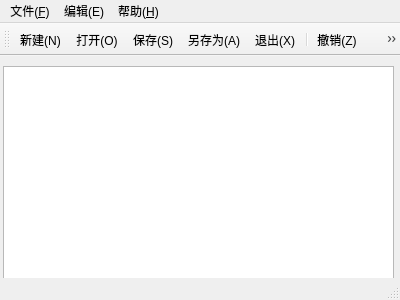
<?xml version="1.0" encoding="UTF-8"?>
<ui version="4.0">
 <class>MainWindow</class>
 <widget class="QMainWindow" name="MainWindow">
  <property name="geometry">
   <rect>
    <x>0</x>
    <y>0</y>
    <width>400</width>
    <height>300</height>
   </rect>
  </property>
  <property name="windowTitle">
   <string>MainWindow</string>
  </property>
  <widget class="QWidget" name="centralWidget">
   <widget class="QTextEdit" name="textEdit">
    <property name="geometry">
     <rect>
      <x>3</x>
      <y>10</y>
      <width>391</width>
      <height>241</height>
     </rect>
    </property>
   </widget>
  </widget>
  <widget class="QMenuBar" name="menuBar">
   <property name="geometry">
    <rect>
     <x>0</x>
     <y>0</y>
     <width>400</width>
     <height>23</height>
    </rect>
   </property>
   <widget class="QMenu" name="menu_F">
    <property name="title">
     <string>文件(&amp;F)</string>
    </property>
    <addaction name="action_new"/>
    <addaction name="action_open"/>
    <addaction name="separator"/>
    <addaction name="action_close"/>
    <addaction name="action_save"/>
    <addaction name="separator"/>
    <addaction name="action_saveas"/>
    <addaction name="action_exit"/>
   </widget>
   <widget class="QMenu" name="menu_E">
    <property name="title">
     <string>编辑(E)</string>
    </property>
    <addaction name="action_undo"/>
    <addaction name="action_cut"/>
    <addaction name="action_copy"/>
    <addaction name="action_paste"/>
    <addaction name="action_find"/>
   </widget>
   <widget class="QMenu" name="menu_H">
    <property name="title">
     <string>帮助(&amp;H)</string>
    </property>
    <addaction name="action_version"/>
    <addaction name="action_font"/>
    <addaction name="action_color"/>
   </widget>
   <addaction name="menu_F"/>
   <addaction name="menu_E"/>
   <addaction name="menu_H"/>
  </widget>
  <widget class="QToolBar" name="mainToolBar">
   <attribute name="toolBarArea">
    <enum>TopToolBarArea</enum>
   </attribute>
   <attribute name="toolBarBreak">
    <bool>false</bool>
   </attribute>
   <addaction name="action_new"/>
   <addaction name="action_open"/>
   <addaction name="action_save"/>
   <addaction name="action_saveas"/>
   <addaction name="action_exit"/>
   <addaction name="separator"/>
   <addaction name="action_undo"/>
   <addaction name="action_cut"/>
   <addaction name="separator"/>
  </widget>
  <widget class="QStatusBar" name="statusBar"/>
  <action name="action_new">
   <property name="checkable">
    <bool>true</bool>
   </property>
   <property name="icon">
    <iconset resource="editbook.qrc">
     <normaloff>:/MyImage/MyImage/stock_new-text.png</normaloff>:/MyImage/MyImage/stock_new-text.png</iconset>
   </property>
   <property name="text">
    <string>新建(&amp;N)</string>
   </property>
   <property name="toolTip">
    <string>新建(N)</string>
   </property>
   <property name="shortcut">
    <string>Ctrl+N</string>
   </property>
  </action>
  <action name="action_open">
   <property name="icon">
    <iconset resource="editbook.qrc">
     <normaloff>:/MyImage/MyImage/fileopen.png</normaloff>:/MyImage/MyImage/fileopen.png</iconset>
   </property>
   <property name="text">
    <string>打开(&amp;O)</string>
   </property>
   <property name="toolTip">
    <string>打开</string>
   </property>
   <property name="shortcut">
    <string>Ctrl+O</string>
   </property>
  </action>
  <action name="action_close">
   <property name="icon">
    <iconset resource="editbook.qrc">
     <normaloff>:/MyImage/MyImage/gtk-close.png</normaloff>:/MyImage/MyImage/gtk-close.png</iconset>
   </property>
   <property name="text">
    <string>关闭(&amp;C)</string>
   </property>
   <property name="toolTip">
    <string>关闭</string>
   </property>
   <property name="shortcut">
    <string>Ctrl+C</string>
   </property>
  </action>
  <action name="action_save">
   <property name="icon">
    <iconset resource="editbook.qrc">
     <normaloff>:/MyImage/MyImage/filesave.png</normaloff>:/MyImage/MyImage/filesave.png</iconset>
   </property>
   <property name="text">
    <string>保存(&amp;S)</string>
   </property>
   <property name="toolTip">
    <string>保存</string>
   </property>
   <property name="shortcut">
    <string>Ctrl+S</string>
   </property>
  </action>
  <action name="action_saveas">
   <property name="icon">
    <iconset resource="editbook.qrc">
     <normaloff>:/MyImage/MyImage/document-save-as.png</normaloff>:/MyImage/MyImage/document-save-as.png</iconset>
   </property>
   <property name="text">
    <string>另存为(&amp;A)</string>
   </property>
   <property name="toolTip">
    <string>另存为</string>
   </property>
   <property name="shortcut">
    <string>Ctrl+A</string>
   </property>
  </action>
  <action name="action_exit">
   <property name="icon">
    <iconset resource="editbook.qrc">
     <normaloff>:/MyImage/MyImage/application-exit.png</normaloff>:/MyImage/MyImage/application-exit.png</iconset>
   </property>
   <property name="text">
    <string>退出(&amp;X)</string>
   </property>
   <property name="toolTip">
    <string>退出</string>
   </property>
   <property name="shortcut">
    <string>Ctrl+X</string>
   </property>
  </action>
  <action name="action_undo">
   <property name="icon">
    <iconset resource="editbook.qrc">
     <normaloff>:/MyImage/MyImage/gtk-undo-ltr.png</normaloff>:/MyImage/MyImage/gtk-undo-ltr.png</iconset>
   </property>
   <property name="text">
    <string>撤销(&amp;Z)</string>
   </property>
   <property name="toolTip">
    <string>撤销</string>
   </property>
   <property name="shortcut">
    <string>Ctrl+Z</string>
   </property>
  </action>
  <action name="action_cut">
   <property name="icon">
    <iconset resource="editbook.qrc">
     <normaloff>:/MyImage/MyImage/edit-cut.png</normaloff>:/MyImage/MyImage/edit-cut.png</iconset>
   </property>
   <property name="text">
    <string>剪切(&amp;X)</string>
   </property>
   <property name="toolTip">
    <string>剪切</string>
   </property>
   <property name="shortcut">
    <string>Ctrl+X</string>
   </property>
  </action>
  <action name="action_version">
   <property name="icon">
    <iconset resource="editbook.qrc">
     <normaloff>:/MyImage/MyImage/system-run.png</normaloff>:/MyImage/MyImage/system-run.png</iconset>
   </property>
   <property name="text">
    <string>版本说明</string>
   </property>
   <property name="toolTip">
    <string>version</string>
   </property>
  </action>
  <action name="action_copy">
   <property name="icon">
    <iconset resource="editbook.qrc">
     <normaloff>:/MyImage/MyImage/editcopy.png</normaloff>:/MyImage/MyImage/editcopy.png</iconset>
   </property>
   <property name="text">
    <string>复制(&amp;C)</string>
   </property>
   <property name="toolTip">
    <string>复制</string>
   </property>
   <property name="shortcut">
    <string>Ctrl+C</string>
   </property>
  </action>
  <action name="action_paste">
   <property name="icon">
    <iconset resource="editbook.qrc">
     <normaloff>:/MyImage/MyImage/edit-paste.png</normaloff>:/MyImage/MyImage/edit-paste.png</iconset>
   </property>
   <property name="text">
    <string>粘贴(&amp;V)</string>
   </property>
   <property name="toolTip">
    <string>粘贴</string>
   </property>
   <property name="shortcut">
    <string>Ctrl+V</string>
   </property>
  </action>
  <action name="action_find">
   <property name="icon">
    <iconset resource="editbook.qrc">
     <normaloff>:/MyImage/MyImage/edit-find-replace.png</normaloff>:/MyImage/MyImage/edit-find-replace.png</iconset>
   </property>
   <property name="text">
    <string>查找(&amp;F)</string>
   </property>
   <property name="toolTip">
    <string>查找</string>
   </property>
   <property name="shortcut">
    <string>Ctrl+F</string>
   </property>
  </action>
  <action name="action_font">
   <property name="icon">
    <iconset resource="editbook.qrc">
     <normaloff>:/MyImage/MyImage/format-text-italic.png</normaloff>:/MyImage/MyImage/format-text-italic.png</iconset>
   </property>
   <property name="text">
    <string>字体</string>
   </property>
   <property name="toolTip">
    <string>字体</string>
   </property>
  </action>
  <action name="action_color">
   <property name="checkable">
    <bool>true</bool>
   </property>
   <property name="icon">
    <iconset resource="editbook.qrc">
     <normaloff>:/MyImage/MyImage/gtk-media-record.png</normaloff>:/MyImage/MyImage/gtk-media-record.png</iconset>
   </property>
   <property name="text">
    <string>背景颜色</string>
   </property>
  </action>
 </widget>
 <layoutdefault spacing="6" margin="11"/>
 <resources>
  <include location="editbook.qrc"/>
 </resources>
 <connections/>
</ui>
